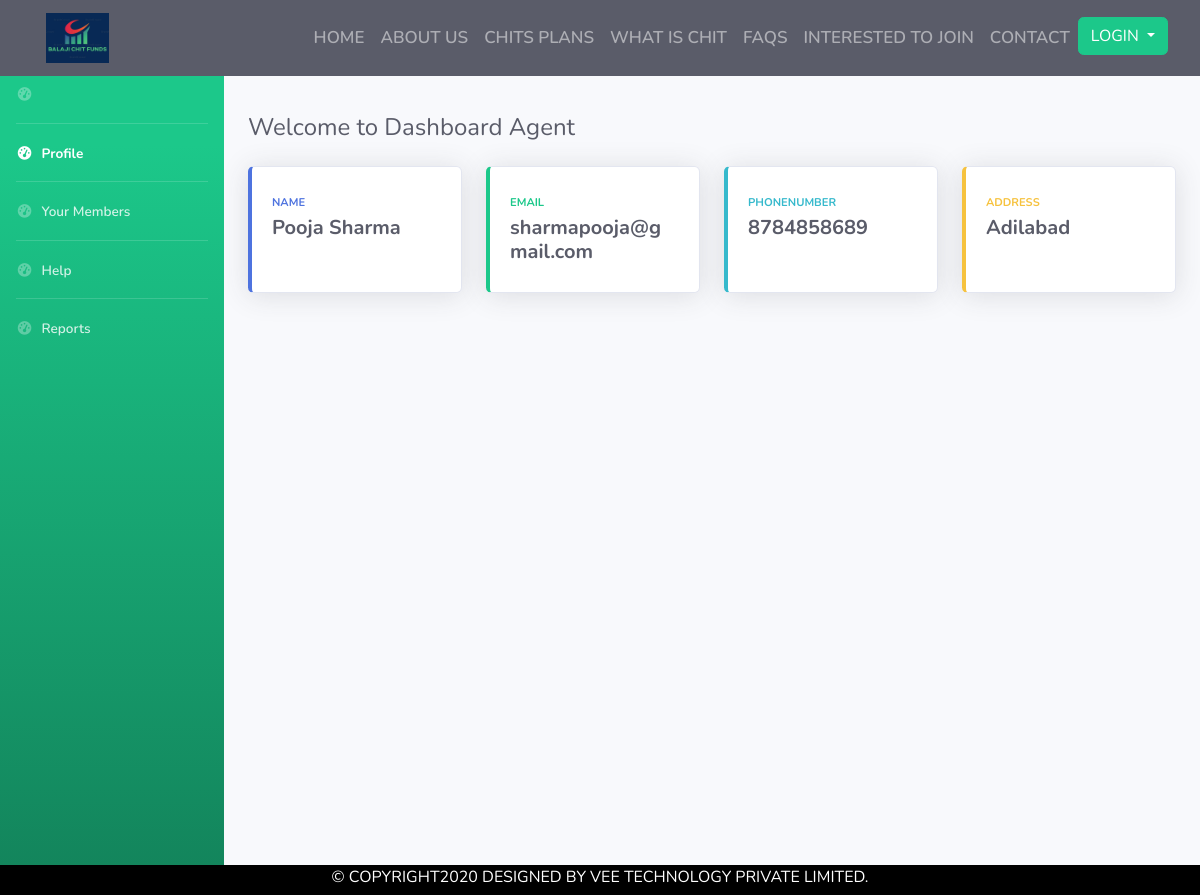
/AgentDashBoard.php, run on the app's committed database.
### tables this page shows
CREATE TABLE IF NOT EXISTS `agentstable` (
  `Slno` int(250) NOT NULL AUTO_INCREMENT,
  `Name` varchar(250) NOT NULL,
  `Email` varchar(250) NOT NULL,
  `Password` varchar(250) NOT NULL,
  `PhoneNumber` varchar(250) NOT NULL,
  `Address` varchar(250) NOT NULL,
  `Active Members` int(250) NOT NULL,
  PRIMARY KEY (`Slno`)
);

### AgentDashBoard.php (the view, shortened to what this page needs)
<!doctype html>
<html lang="en">
<head>
    <link rel="stylesheet" href="https://stackpath.bootstrapcdn.com/bootstrap/4.5.2/css/bootstrap.min.css">
     <link rel="stylesheet" href="https://stackpath.bootstrapcdn.com/font-awesome/4.7.0/css/font-awesome.min.css">
  <link href="vendor/fontawesome-free/css/all.min.css" rel="stylesheet" type="text/css">
    <link rel="stylesheet" href="in.css">
  <link href="css/sb-admin-2.min.css" rel="stylesheet">
   </head>
    <body bgcolor="#E5E8E8">
         <?php
$servername = "localhost";
$username = "root";
$password = "";
$dbname = "chitsdatabase";
$conn = new mysqli($servername, $username, $password, $dbname);
$sql = "SELECT * FROM agentstable";
$result = $conn->query($sql);
if ($result->num_rows > 0) {
  while($row = $result->fetch_assoc()) {
      $cars = array($row["Name"], $row["Email"], $row["PhoneNumber"],$row["Address"]);
  }
} else {
  echo "0 results";
}
?>
        <section id = "Nav-Bar" >
    <nav class="navbar fixed-top navbar-expand-lg navbar-dark bg-dark scrolling-navbar">
  <a class="navbar-brand" href="#"><img src="Images/logo.png"></a>
  <div class="collapse navbar-collapse" id="navbarNav">
    <ul class="navbar-nav ml-auto">
      <li class="nav-item ">
        <a class="nav-link" href="index.php">HOME </a>
      </li>
      <li class="nav-item">
        <a class="nav-link" href="index.php#About">ABOUT US</a>
      </li>
      <li class="nav-item">
        <a class="nav-link" href="index.php#ChitPlans">CHITS PLANS</a>
      </li>
      <li class="nav-item">
        <a class="nav-link" href="index.php#WAChit">WHAT IS CHIT</a>
      </li>
         <li class="nav-item">
        <a class="nav-link" href="index.php#FAQS">FAQS</a>
      </li>
            <li class="nav-item">
        <a class="nav-link" href="Index.php#Interestetdtojoin">INTERESTED TO JOIN</a>
      </li>
         <li class="nav-item">
        <a class="nav-link" href="#Contact">CONTACT</a>
      </li>
           <li class="nav-item dropdown">
               <?php
               if(isset($_SESSION["Email"]))
               { ?>
       <div class="btn-group" style="float: right;
    text-align: left;">
  <button type="button" class="btn btn-success dropdown-toggle" data-toggle="dropdown" aria-haspopup="true" aria-expanded="false">
    USER
  </button>
  <div class="dropdown-menu">
           <?php
                   $value = $_SESSION['Email'] ;
                   if( $value[1] == "Member")
                   {
                       ?>
    <a class="dropdown-item" href="MemberDashboard.php"> <?php echo "$value[0]"; ?></a>
                  <?php }else
                   { ?>
    <a class="dropdown-item" href="AgentDashBoard.php">
        <?php echo "$value[0]"; ?></a>
              <?php    }
                    ?>
     <div class="dropdown-divider"></div>
    <a class="dropdown-item" href="logout.php">Logout</a>
  </div>
</div>
           <?php    }else{
                            ?>
       <div class="btn-group" style="float: right;
    text-align: left;">
  <button type="button" class="btn btn-success dropdown-toggle" data-toggle="dropdown" aria-haspopup="true" aria-expanded="false">
    LOGIN
  </button>
</div>
           <?php    } ?>
      </li>
          <li class="nav-item">
        <a class="nav-link" href="#Contact"></a>
      </li>
    </ul>
  </div>
            </nav>
        </section>
  <div id="wrapper">
    <ul class="navbar-nav bg-gradient-success sidebar sidebar-dark accordion" id="accordionSidebar">
      <li class="nav-item">
        <a class="nav-link" href="">
          <i class="fas fa-fw fa-tachometer-alt"></i>
          <span></span></a>
      </li>
      <hr class="sidebar-divider my-0">
      <li class="nav-item active" >
        <a class="nav-link" href="AgentDashBoard.php">
          <i class="fas fa-fw fa-tachometer-alt"></i>
          <span>Profile</span></a>
      </li>
       <hr class="sidebar-divider my-0">
      <li class="nav-item">
        <a class="nav-link" href="AgentMembersPage.php">
          <i class="fas fa-fw fa-tachometer-alt"></i>
          <span>Your Members</span></a>
      </li>
      <hr class="sidebar-divider my-0">
         <li class="nav-item">
        <a class="nav-link" href="AgentHelp.php">
          <i class="fas fa-fw fa-tachometer-alt"></i>
          <span>Help</span></a>
      </li>
      <hr class="sidebar-divider my-0">
         <li class="nav-item">
        <a class="nav-link" href="AgentReports.php">
          <i class="fas fa-fw fa-tachometer-alt"></i>
          <span>Reports</span></a>
      </li>
    </ul>
    <div id="content-wrapper" class="d-flex flex-column">
        <br><br>
      <div id="content">
        <div class="container-fluid">
          <div class="d-sm-flex align-items-center justify-content-between mb-4">
            <h3 class="h4 mb-0 text-gray-800">Welcome to Dashboard Agent</h3>
          </div>
          <div class="row">
            <div class="col-xl-3 col-md-6 mb-4">
              <div class="card border-left-primary shadow h-100 py-2">
                <div class="card-body">
                  <div class="row no-gutters align-items-center">
                    <div class="col mr-2">
                      <div class="text-xs font-weight-bold text-primary text-uppercase mb-1">Name</div>
                      <div class="h5 mb-0 font-weight-bold text-gray-800"> <?php echo "$cars[0]" ?></div>
                    </div>
                  </div>
                </div>
              </div>
            </div>
            <div class="col-xl-3 col-md-6 mb-4">
              <div class="card border-left-success shadow h-100 py-2">
                <div class="card-body">
                  <div class="row no-gutters align-items-center">
                    <div class="col mr-2">
                      <div class="text-xs font-weight-bold text-success text-uppercase mb-1">Email</div>
                      <div class="h5 mb-0 font-weight-bold text-gray-800"> <?php echo "$cars[1]" ?></div>
                    </div>
                  </div>
                </div>
              </div>
            </div>
            <div class="col-xl-3 col-md-6 mb-4">
              <div class="card border-left-info shadow h-100 py-2">
                <div class="card-body">
                  <div class="row no-gutters align-items-center">
                    <div class="col mr-2">
                      <div class="text-xs font-weight-bold text-info text-uppercase mb-1">PhoneNumber</div>
                      <div class="row no-gutters align-items-center">
                        <div class="col-auto">
                          <div class="h5 mb-0 mr-3 font-weight-bold text-gray-800"> <?php echo "$cars[2]" ?></div>
                        </div>
                      </div>
                    </div>
                  </div>
                </div>
              </div>
            </div>
            <div class="col-xl-3 col-md-6 mb-4">
              <div class="card border-left-warning shadow h-100 py-2">
                <div class="card-body">
                  <div class="row no-gutters align-items-center">
                    <div class="col mr-2">
                      <div class="text-xs font-weight-bold text-warning text-uppercase mb-1">Address</div>
                      <div class="h5 mb-0 font-weight-bold text-gray-800">
                          <?php echo "$cars[3]" ?></div>
                    </div>
                  </div>
                </div>
              </div>
            </div>
          </div>
  </div>
        </div>
      </div>
        </div>
        <footer id="footer">
            <div class="foot" >
                &copy COPYRIGHT2020 DESIGNED BY VEE TECHNOLOGY PRIVATE LIMITED.
            </div>
        </footer>
    </body>
</html>

### in.css (style rules this page uses)
* { padding:0; margin: 0; }
section { padding-top: 65px; }
.navbar-brand img { height: 50px; padding-left: 30px; }
.navbar-nav li { padding: 0 0px; }
.navbar-nav li a { float: right; text-align: left; }
.nav-link { font-size: 17px; font-weight: 600; color: black; }
.foot { background-color: black; text-align: center; color: white; font-weight: 100px; height: 30px; }

### data on the page
agentstable: Name "Pooja Sharma", Email "sharmapooja@gmail.com", PhoneNumber "8784858689", Address "Adilabad"
